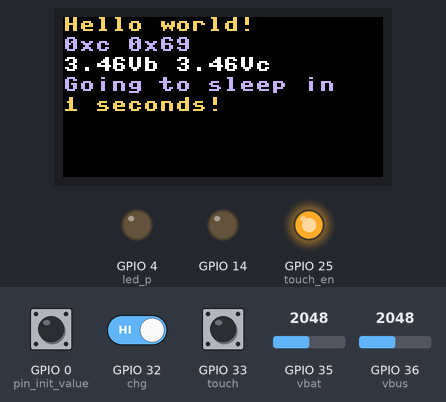
The program below on a simulated ESP32 board running MicroPython. Shown: 160×80 colour display, output pins drawn as LEDs (lit = HIGH). The test bench sets the inputs (shaded band); at power-on: GPIO 33 (touch) LOW, GPIO 35 (vbat) = 2048, GPIO 32 (chg) HIGH, GPIO 36 (vbus) = 2048, GPIO 0 (pin_init_value) HIGH (analog values on the 0–4095 scale). Deep sleep restarts the program when it ends; the clock reads 2024-03-15 10:24:30 at power-on unless the program sets it; library files of the repository ran but are not shown: st7735.py; pins used as bus, display or sensor lines are not drawn; what the program prints to the serial console is not drawn.

Above: at 1.5 s.
4.7 s: GPIO 33 (touch) pulled HIGH for 0.15 s
At 5.3 s:
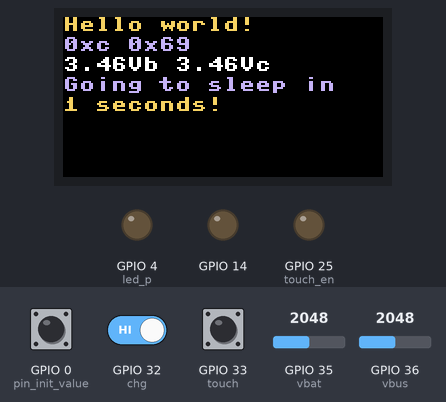
5.4 s: GPIO 33 (touch) pulled HIGH for 3.2 s
At 8.2 s:
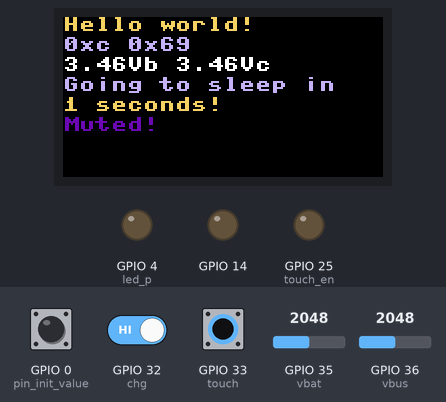
9.2 s: GPIO 33 (touch) pulled HIGH for 3.2 s
At 12.0 s:
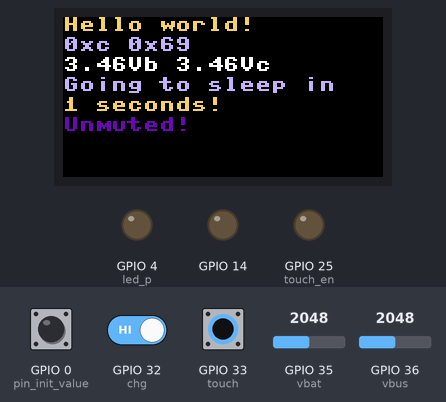
13.0 s: GPIO 35 (vbat) set to 2866
At 15.2 s:
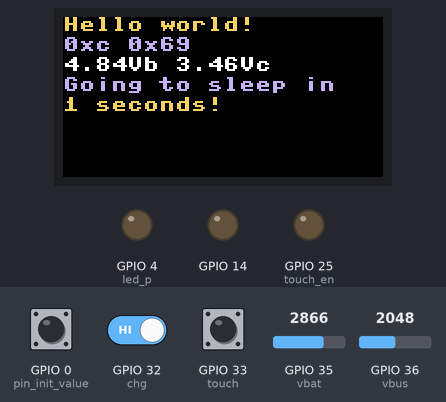
15.5 s: GPIO 32 (chg) driven LOW and GPIO 33 (touch) driven HIGH
At 18.3 s:
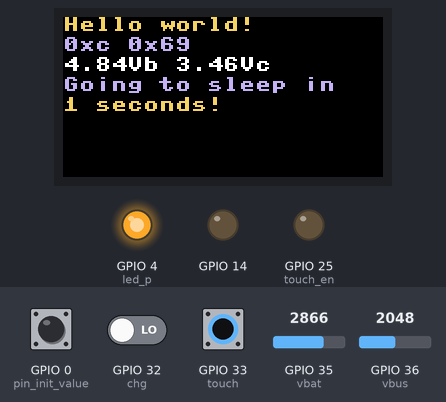
18.5 s: GPIO 36 (vbus) set to 2866
At 20.9 s:
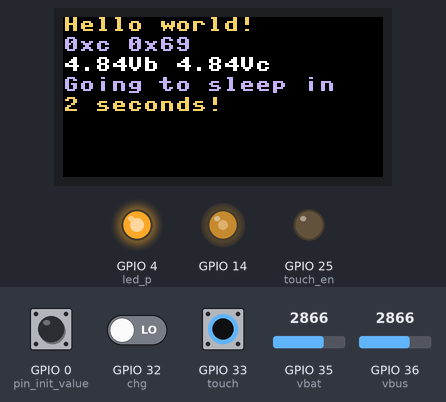
Timing chart, 0 to 22.5 s (numbered marks = the images above; inputs shaded):
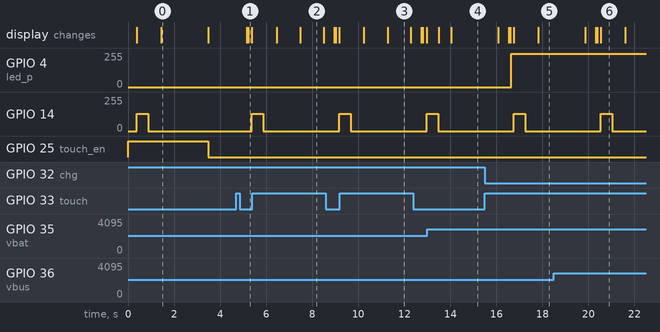

The program:

main.py
```python
from hw import *
import esp
from time import sleep, time
import machine

start_time = time()

machine.freq(80*1000*1000)
esp.osdebug(None)

import wifi
wifi.default_setup()

def scan_i2c():
    print([hex(i) for i in i2c.scan()])

run_time = 60
run_time_muted = 300
#print(reset_cause)
#print(wake_cause)

#scan_i2c()

def get_ip():
    import urequests as requests
    r = requests.get("http://icanhazip.com")
    return r.text.strip()

def read_touch():
    while True:
        print(touch.value())
        sleep(0.1)

def deepsleep(*args):
    import esp32
    esp32.wake_on_ext0(pin=touch, level=esp32.WAKEUP_ANY_HIGH)
    # for deepsleep testing with the breakout
    # esp32.wake_on_ext1(pins=(Pin(14, Pin.IN, Pin.PULL_DOWN), touch), level=esp32.WAKEUP_ANY_HIGH)
    deinit_hw_for_deepsleep()
    print("Sleeping")
    machine.deepsleep(*args)

# Manipulating variables in rtc ram

def get_muted():
    rtc_contents = irtc.memory()
    if rtc_contents == b'':
        # uninitialized
        irtc.memory(b'\x00')
        muted = False
    else:
        muted = bool(irtc.memory()[0] & 0b1)
    return muted

def set_muted(state):
    data = bytes([0|state,])
    irtc.memory(data)

print(time())
init_all_hw() # touch is initialized here
# however, touchpad will not be recognized as "held" from when the touchpad IC is powered on
led.value(is_charging())

red = color565(255, 0, 0)
blue = color565(0, 0, 255)
green = color565(0, 255, 0)
black = color565(0, 0, 0)
cyan = color565(0x60, 0xd0, 0xf0)
pink = color565(0xf0, 0xb0, 0xc0)
white = color565(0xff, 0xff, 0xff)
orange = color565(0xff, 0xa5, 0x00)
porple = color565(0xb0, 0x0b, 0x69)

lcd.fill(black)
lcd_bl.on()

if gp0.value() == 0:
    print("Ampy")
    lcd.fill(green)
    lcd.text("Ampy", 80-16, 40-4, color=red, background=green)
    raise Exception # stopping main.py execution here in case something is wrong with deepsleep or smth

"""
lcd.fill(red)

colors = (0, green, blue, green|blue, red|blue, red|green|blue)

for i in range(80/5):
    lcd.pixel(i*10, i*5, colors[(i+0)%len(colors)])

lcd.fill_rectangle(10, 15, 20, 30, green|red)
lcd.fill_rectangle(30, 45, 20, 30, blue|red)
"""

lcd.text("Hello world!", 0, 0, color=cyan)
lcd.text(" ".join([hex(i) for i in i2c.scan()]), 0, 10, color=pink)
lcd.text("Going to sleep in", 0, 30, color=pink)
lcd.text("3 seconds!", 0, 40, color=cyan)

# touch button timing querying
touches = []
touches.append(touch.value())

muted = get_muted()

for i in range(4):
    voltage_texts = battery_voltage(str=True) + "Vb " + charging_voltage(str=True) + "Vc"
    lcd.text(voltage_texts, 0, 20, color=white)
    lcd.text(str(2-i//2)+" seconds!", 0, 40, color=cyan)
    if i == 0:
        if not muted or wake_cause == "PIN_WAKE": vibro.on()
        touches.append(touch.value())
    sleep(0.5)
    if i == 0:
        if not muted or wake_cause == "PIN_WAKE": vibro.off()
    elif i == 1:
        touches.append(touch.value())

touches.append(touch.value())

# touch button was held until the motor vibrated
print(touches)
if not touches[0] and touches[3]:
    # toggle the mute state
    muted = not muted
    set_muted(muted)
    text = "Muted!" if muted else "Unmuted!"
    lcd.text(text, 0, 50, color=porple)

if muted:
    run_time = run_time_muted

time_before_sleep = time()
time_spent = time_before_sleep-start_time
time_to_sleep = run_time-time_spent
print("Going to sleep for {} seconds".format(time_to_sleep), time_before_sleep, time_spent)
sleep(1)
deepsleep(time_to_sleep*1000)
```

hw.py
```python
from machine import Pin, ADC, I2C, SPI, RTC
from time import sleep_ms
import machine
import gc

from st7735 import ST7735
from pwm_pin import PWMPin

led_p = 4

vbus_p = 36
vbat_p = 35
chg_p = 32
gp0_p = 0

touch_en_p = 25
touch_p = 33

sda_p = 21
scl_p = 22
rtc_int_p = 34
mpu_int_p = 38

# Yes, the PCB has native MISO and MOSI switched
# No idea why. It's an old bug, same goes for TTGO T-Display
lcd_mosi_p = 19
lcd_miso_p = 23 # unconnected - fake pin
lcd_sck_p = 18
lcd_cs_p = 5
lcd_dc_p = 23
lcd_rst_p = 26
lcd_bl_p = 27

# Custom hardware start

vibro_p = 14
vibro = PWMPin(vibro_p, on_duty=512, off_duty=0, init_value=0, pin_init_value=0)

# Custom hardware end

# internal RTC

reset_causes = ['DEEPSLEEP_RESET', 'HARD_RESET', 'PWRON_RESET', 'SOFT_RESET', 'WDT_RESET']
reset_causes = {getattr(machine, name):name for name in reset_causes}

wake_causes = ["PIN_WAKE", "EXT1_WAKE", "TIMER_WAKE", "TOUCHPAD_WAKE", "ULP_WAKE"]
wake_causes = {getattr(machine, name):name for name in wake_causes}

def reset_cause_hr():
    return reset_causes.get(machine.reset_cause(), "UNKNOWN_RESET")

def wake_cause_hr():
    return wake_causes.get(machine.wake_reason(), "UNKNOWN_WAKE")

reset_cause = reset_cause_hr()
wake_cause = wake_cause_hr()

irtc = RTC()

led = PWMPin(led_p, on_duty=1000, init_value=0)

i2c = I2C(sda=Pin(sda_p, Pin.OUT, None), scl=Pin(scl_p, Pin.OUT, None))

sck = Pin(lcd_sck_p, Pin.OUT, None)
mosi = Pin(lcd_mosi_p, Pin.OUT, None)
sck.init(Pin.OUT)
mosi.init(Pin.OUT)
#spi = SPI(2, sck=sck, mosi=mosi, miso=Pin(lcd_miso_p), baudrate=20*1000*1000, polarity=0, phase=0)
spi = SPI(2, sck=sck, mosi=mosi, miso=Pin(lcd_miso_p), baudrate=20*1000*1000, polarity=0, phase=0)

vbat = ADC(Pin(vbat_p))
vbus = ADC(Pin(vbus_p))
chg = Pin(chg_p, Pin.IN, Pin.PULL_UP)
gp0 = Pin(gp0_p, Pin.IN, Pin.PULL_UP)

vbat.atten(ADC.ATTN_11DB)
vbus.atten(ADC.ATTN_11DB)
vbat_coefficient = 0.00169
vbus_coefficient = 0.00169

touch = Pin(touch_p, Pin.IN, None)

if reset_cause != 'DEEPSLEEP_RESET':
    # need to set pin to a "source power" state again
    # unless we're coming out from deep sleep
    touch_en = Pin(touch_en_p, Pin.OUT, 1)

rtc_int = Pin(rtc_int_p, Pin.IN, None)
mpu_int = Pin(mpu_int_p, Pin.IN, None)

lcd_bl = PWMPin(lcd_bl_p, on_duty=512, init_value=0)

lcd = ST7735(160, 80, spi, Pin(lcd_cs_p), Pin(lcd_dc_p), Pin(lcd_rst_p))

"""
>>> from mpu9250 import MPU9250
>>> from mpu6500 import MPU6500
>>> m = MPU6500(i2c, address=0x69)
>>> m = MPU9250(i2c, mpu6500=m)
>>> i2c.scan()
[12, 81, 105]
"""

def init_display(reset_cause=None):
    if reset_cause is None:
        reset_cause = machine.reset_cause()
    if reset_cause in (machine.PWRON_RESET, machine.HARD_RESET):
        print("Doing hard HW reset")
        lcd.pwron_init()
    elif reset_cause in (machine.WDT_RESET, machine.DEEPSLEEP_RESET, machine.SOFT_RESET):
        print("Doing soft HW bringup")
        lcd.pwron_init()
        # Can't make the soft LCD bringup work =(
        #lcd.init_gpio()
        #lcd.from_sleep()
        #sleep_ms(50)
        #lcd.turn_on()
        #sleep_ms(50)

def init_all_hw():
    try:
        touch_en.value(1)
    except NameError:
        pass
    init_display()

def deinit_hw_for_deepsleep(leave_touch=True):
    lcd.turn_off()
    lcd.to_sleep()

    Pin(led_p, Pin.IN, Pin.PULL_HOLD)

    #Pin(vbat_p, Pin.IN, Pin.PULL_HOLD)
    #Pin(vbus_p, Pin.IN, Pin.PULL_HOLD)
    Pin(chg_p, Pin.IN, Pin.PULL_HOLD)
    Pin(gp0_p, Pin.IN, Pin.PULL_HOLD)

    #Pin(rtc_int_p, Pin.IN, Pin.PULL_HOLD)
    #Pin(mpu_int_p, Pin.IN, Pin.PULL_HOLD)

    Pin(lcd_bl_p, Pin.IN, Pin.PULL_HOLD)
    Pin(lcd_mosi_p, Pin.IN, Pin.PULL_HOLD)
    Pin(lcd_sck_p, Pin.IN, Pin.PULL_HOLD)
    Pin(lcd_cs_p, Pin.IN, Pin.PULL_HOLD)
    Pin(lcd_dc_p, Pin.IN, Pin.PULL_HOLD)
    Pin(lcd_rst_p, Pin.IN, Pin.PULL_HOLD)

    if not leave_touch:
        Pin(touch_p, Pin.IN, Pin.PULL_HOLD)
        Pin(touch_en_p, Pin.IN, Pin.PULL_HOLD)
    else:
        #Pin(touch_en_p, Pin.OUT, None)
        Pin(touch_en_p, Pin.OUT, Pin.PULL_HOLD, value=1)


def is_charging():
    return not chg.value()

def battery_voltage(str=False):
    val = vbat.read()
    val = val * vbat_coefficient
    if str:
        return "{:.2f}".format(val)
    else:
        return val

def charging_voltage(str=False):
    val = vbus.read()
    val = val * vbus_coefficient
    if str:
        return "{:.2f}".format(val)
    else:
        return val

# Display functions
def color565(r, g, b):
    return (b & 0xf8) << 8 | (g & 0xfc) << 3 | r >> 3

def draw_char_16(char, x, y):
    ch = ibmplexmono_bold_26.get_ch(char)
    #display.char("c", 16, 16, color=text_color, background=bg_color)
    #buf = bytearray([c for i, c in enumerate(bytearray(ch[0])) if i%2 == 0])
    display.char_from_buffer(bytearray(ch[0]), x, y, color=text_color, background=bg_color)
    gc.collect()

# Hall sensor function
# Does simple averaging
def get_hall_sensor(i=100):
    return sum([esp32.hall_sensor() for _ in range(i)])/i
```

wifi.py
```python
import network

sta = network.WLAN(network.STA_IF)
ap = network.WLAN(network.AP_IF)

sta_ssid = "ssid"
sta_password = "password"

def default_setup():
    ap.active(False)
    sta.active(True)

def connect():
    sta.connect(sta_ssid, sta_password)
```

pwm_pin.py
```python
from machine import Pin, PWM

max_pwm_duty = 1023

class PWMPin():
    def __init__(self, num, on_duty=1023, off_duty=0, init_value=1, pin_init_value=None):
        self.p = Pin(num, Pin.OUT, None, value=init_value if pin_init_value is None else pin_init_value)
        if on_duty > max_pwm_duty:
            on_duty = max_pwm_duty
        init_duty = on_duty if init_value else off_duty
        self.pwm = PWM(self.p, duty=init_duty)
        self.on_duty = on_duty
        self.off_duty = off_duty
        self.is_on = bool(init_value)

    def on(self):
        self.is_on = True
        self.pwm.duty(self.on_duty)

    def off(self):
        self.is_on = False
        self.pwm.duty(self.off_duty)

    def value(self, value=None):
        if value is None: return self.is_on
        self.on() if value else self.off()

    def duty(self, duty=None):
        if duty is None: return self.pwm.duty()
        if duty > max_pwm_duty:
            duty = max_pwm_duty
        self.pwm.duty(duty)
```

Measured:
- after the input at 4.7 s, GPIO 14: 0/255 → 128/255 after 0.69 s; the display: first changes after 0.46 s (image 1 shows a later state)
- after the input at 5.4 s, the display: first differs from a run without the input after 2.1 s (image 2)
- after the input at 9.2 s, the display: first differs from a run without the input after 2.1 s (image 3)
- after the input at 13.0 s, the display: first changes after 0.51 s (image 4 shows a later state)
- after the input at 15.5 s, GPIO 4 (led_p): 0/255 → 249/255 after 1.1 s; GPIO 14: 0/255 → 128/255 after 1.3 s, → 0/255 0.50 s later; the display: first differs from a run without the input after 1.0 s (image 5 shows a later state)
- what the display in image 0 shows lasts 2.0 s, from 1.5 s to 3.5 s
- what the display in image 2 shows lasts 1.0 s, from 7.5 s to 8.5 s
